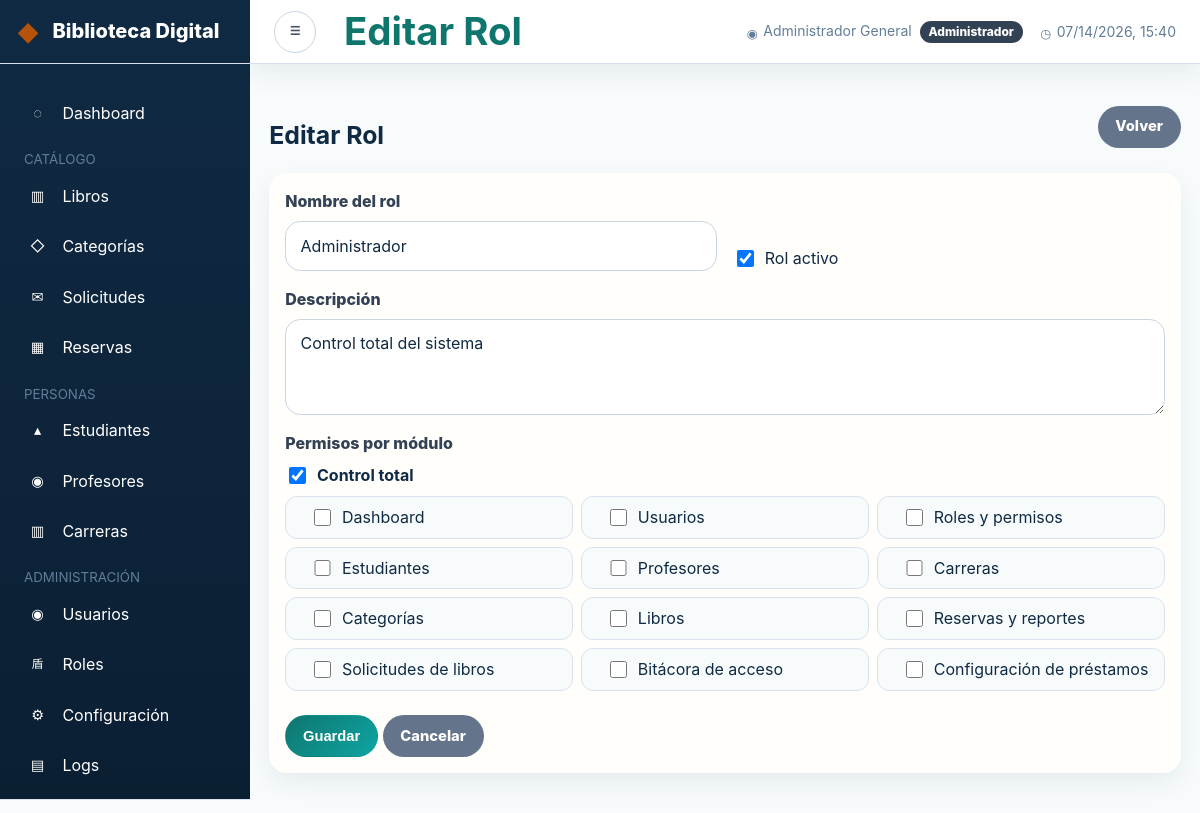
/public/index.php?mod=roles&accion=form&id=1 (signed in), run on the app's committed database.
### tables this page shows
CREATE TABLE `roles` (
    `id_rol`      INT UNSIGNED NOT NULL AUTO_INCREMENT,
    `nombre`      VARCHAR(80) NOT NULL,
    `descripcion` VARCHAR(255),
    `modulos`     TEXT NOT NULL COMMENT 'CSV de módulos permitidos o * para control total',
    `activo`      TINYINT(1) NOT NULL DEFAULT 1,
    `created_at`  DATETIME NOT NULL DEFAULT CURRENT_TIMESTAMP,
    `updated_at`  DATETIME NOT NULL DEFAULT CURRENT_TIMESTAMP ON UPDATE CURRENT_TIMESTAMP,
    PRIMARY KEY (`id_rol`),
    UNIQUE KEY `uq_roles_nombre` (`nombre`)
);

### controllers/RolController.php (called while the page is built, shortened)
<?php
class RolController
{
    private RolModel $modelo;
    public function __construct()
    {
        $this->modelo = new RolModel();
    }
    public function form(): void
    {
        $id = Sanitizador::entero($_GET['id'] ?? 0);
        $rol = $id ? $this->modelo->obtenerPorId($id) : [];
        $modulos = modulosPermisos();
        require_once SRC_PATH . '/views/roles/form.php';
    }
}

### public/index.php (called while the page is built, shortened)
<?php
require_once dirname(__DIR__) . '/config.php';
$mod = Sanitizador::alfanumerico($_GET['mod'] ?? 'portal');
$accion = Sanitizador::alfanumerico($_GET['accion'] ?? 'index');
switch ($mod) {
    case 'roles':
        $controller = new RolController();
        break;
}
$controller->{$accion}();

### utilidades/Sanitizador.php (called while the page is built, shortened)
<?php
class Sanitizador
{
    public static function entero($valor): int
    {
        return filter_var($valor, FILTER_VALIDATE_INT) ?: 0;
    }
    public static function html(string $valor): string
    {
        return htmlspecialchars($valor, ENT_QUOTES | ENT_SUBSTITUTE, 'UTF-8');
    }
    public static function obtenerViejosDatos(): array
    {
        $datos = $_SESSION['old_input'] ?? [];
        return $datos;
    }
}

### config.php (called while the page is built, shortened)
<?php
require_once __DIR__ . '/utilidades/Env.php';
if (!function_exists('normalizarRol')) {
    function normalizarRol(string $rol, string $username = ''): string
    {
        $rol = strtolower(trim($rol));
        return match ($rol) {
            'admin', 'administrador' => 'administrador',
            'bibliotecario', 'operador' => 'operador',
            default => $rol,
        };
    }
}
if (!function_exists('modulosPermisos')) {
    function modulosPermisos(): array
    {
        return [
            'dashboard' => 'Dashboard',
            'usuarios' => 'Usuarios',
            'roles' => 'Roles y permisos',
            'estudiantes' => 'Estudiantes',
            'profesores' => 'Profesores',
            'carreras' => 'Carreras',
            'categorias' => 'Categorías',
            'libros' => 'Libros',
            'reservas' => 'Reservas y reportes',
            'solicitudes' => 'Solicitudes de libros',
            'logs' => 'Bitácora de acceso',
            'configuracion' => 'Configuración de préstamos',
        ];
    }
}
if (!function_exists('usuarioPuede')) {
    function usuarioPuede(string $modulo): bool
    {
        $usuario = $_SESSION['usuario'] ?? null;
        $rol = normalizarRol((string)($usuario['rol'] ?? ''), (string)($usuario['username'] ?? ''));
        if ($rol === 'administrador') {
            return true;
        }
        $permisos = $usuario['permisos'] ?? [];
        return in_array('*', $permisos, true) || in_array($modulo, $permisos, true);
    }
}
require_once SRC_PATH . '/utilidades/Sanitizador.php';
require_once SRC_PATH . '/conexion/Conexion.php';
require_once SRC_PATH . '/models/RolModel.php';
require_once SRC_PATH . '/controllers/RolController.php';

### models/RolModel.php (called while the page is built, shortened)
<?php
class RolModel implements IRepositorio
{
    private PDO $pdo;
    public function __construct()
    {
        $this->pdo = Conexion::obtenerInstancia()->getConexion();
    }
    public function obtenerPorId(int $id): array|false
    {
        $stmt = $this->pdo->prepare('SELECT * FROM roles WHERE id_rol=?');
        $stmt->execute([$id]);
        return $stmt->fetch();
    }
}

### utilidades/Env.php (called while the page is built, shortened)
<?php
final class Env
{
    public static function get(string $clave, mixed $default = null): mixed
    {
        $valor = getenv($clave);
        if ($valor !== false) {
            return $valor;
        }
        return $default;
    }
    public static function int(string $clave, int $default = 0): int
    {
        return (int) self::get($clave, $default);
    }
}

### conexion/Conexion.php (called while the page is built, shortened)
<?php
class Conexion
{
    private static ?Conexion $instancia = null;
    private function __construct()
    {
        $host = (string) Env::get('DB_HOST', 'localhost');
        $port = Env::int('DB_PORT', 3306);
        $name = (string) Env::get('DB_NAME', 'biblioteca_digital');
        $user = (string) Env::get('DB_USER', 'bib_app');
        $pass = (string) Env::get('DB_PASS', 'B!bl10t3c@_S3cur3#2025');
        $charset = (string) Env::get('DB_CHARSET', 'utf8mb4');
        $dsn = sprintf(
            'mysql:host=%s;port=%d;dbname=%s;charset=%s',
            $host,
            $port,
            $name,
            $charset
        );
        $opciones = [
            PDO::ATTR_ERRMODE            => PDO::ERRMODE_EXCEPTION,
            PDO::ATTR_DEFAULT_FETCH_MODE => PDO::FETCH_ASSOC,
            PDO::ATTR_EMULATE_PREPARES   => false,
            PDO::MYSQL_ATTR_FOUND_ROWS   => true,
        ];
    }
    public static function obtenerInstancia(): self
    {
        if (self::$instancia === null) {
            self::$instancia = new self();
        }
        return self::$instancia;
    }
}

### views/roles/form.php (the view, shortened to what this page needs)
<?php
$tituloPagina = empty($rol) ? 'Nuevo Rol' : 'Editar Rol';
require_once SRC_PATH . '/views/layout/header.php';
$old = Sanitizador::obtenerViejosDatos();
$seleccionados = $old['modulos'] ?? array_filter(explode(',', (string)($rol['modulos'] ?? '')));
if (($rol['modulos'] ?? '') === '*') {
    $seleccionados = ['*'];
}
?>
<div class="container py-4">
  <div class="d-flex justify-content-between align-items-center mb-4">
    <h1 class="h3 mb-0"><?= Sanitizador::html($tituloPagina) ?></h1>
    <a href="<?= BASE_URL ?>/index.php?mod=roles" class="btn btn-secondary">Volver</a>
  </div>
  <div class="card border-0 shadow-sm">
    <div class="card-body">
      <form method="POST" action="<?= BASE_URL ?>/index.php?mod=roles&accion=guardar">
        <div class="row g-3">
          <div class="col-md-6">
            <label class="form-label">Nombre del rol</label>
            <input type="text" name="nombre" class="form-control" required value="<?= Sanitizador::html((string)($old['nombre'] ?? $rol['nombre'] ?? '')) ?>">
          </div>
          <div class="col-md-6 d-flex align-items-end">
            <div class="form-check form-switch">
              <input class="form-check-input" type="checkbox" name="activo" value="1" id="activo" <?= (int)($old['activo'] ?? $rol['activo'] ?? 1) === 1 ? 'checked' : '' ?>>
              <label class="form-check-label" for="activo">Rol activo</label>
            </div>
          </div>
          <div class="col-12">
            <label class="form-label">Descripción</label>
            <textarea name="descripcion" class="form-control" rows="2"><?= Sanitizador::html((string)($old['descripcion'] ?? $rol['descripcion'] ?? '')) ?></textarea>
          </div>
          <div class="col-12">
            <label class="form-label">Permisos por módulo</label>
            <div class="form-check mb-2">
              <input class="form-check-input" type="checkbox" name="modulos[]" value="*" id="mod_total" <?= in_array('*', $seleccionados, true) ? 'checked' : '' ?>>
              <label class="form-check-label fw-semibold" for="mod_total">Control total</label>
            </div>
            <div class="row g-2">
              <?php foreach ($modulos as $clave => $nombre): ?>
                <div class="col-md-4">
                  <div class="form-check border rounded p-2 ps-4 bg-light">
                    <input class="form-check-input" type="checkbox" name="modulos[]" value="<?= Sanitizador::html($clave) ?>" id="mod_<?= Sanitizador::html($clave) ?>" <?= in_array($clave, $seleccionados, true) ? 'checked' : '' ?>>
                    <label class="form-check-label" for="mod_<?= Sanitizador::html($clave) ?>"><?= Sanitizador::html($nombre) ?></label>
                  </div>
                </div>
              <?php endforeach; ?>
            </div>
          </div>
        </div>
        <div class="mt-4">
          <button class="btn btn-primary">Guardar</button>
          <a href="<?= BASE_URL ?>/index.php?mod=roles" class="btn btn-secondary">Cancelar</a>
        </div>
      </form>
    </div>
  </div>
</div>
<?php require_once SRC_PATH . '/views/layout/footer.php'; ?>

### data on the page
roles: nombre "Administrador", activo "☑", descripcion "Control total del sistema"

### other printed values
Sanitizador::html($tituloPagina ?? '') "Editar Rol"
Sanitizador::html($_SESSION['usuario']['nombre'] ?? '') "Administrador General"
Sanitizador::html($tituloPagina) "Editar Rol"
Sanitizador::html($nombre) "Dashboard"
Sanitizador::html($nombre) "Usuarios"
Sanitizador::html($nombre) "Roles y permisos"
Sanitizador::html($nombre) "Estudiantes"
Sanitizador::html($nombre) "Profesores"
Sanitizador::html($nombre) "Carreras"
Sanitizador::html($nombre) "Categorías"
Sanitizador::html($nombre) "Libros"
Sanitizador::html($nombre) "Reservas y reportes"
Sanitizador::html($nombre) "Solicitudes de libros"
Sanitizador::html($nombre) "Bitácora de acceso"
Sanitizador::html($nombre) "Configuración de préstamos"
